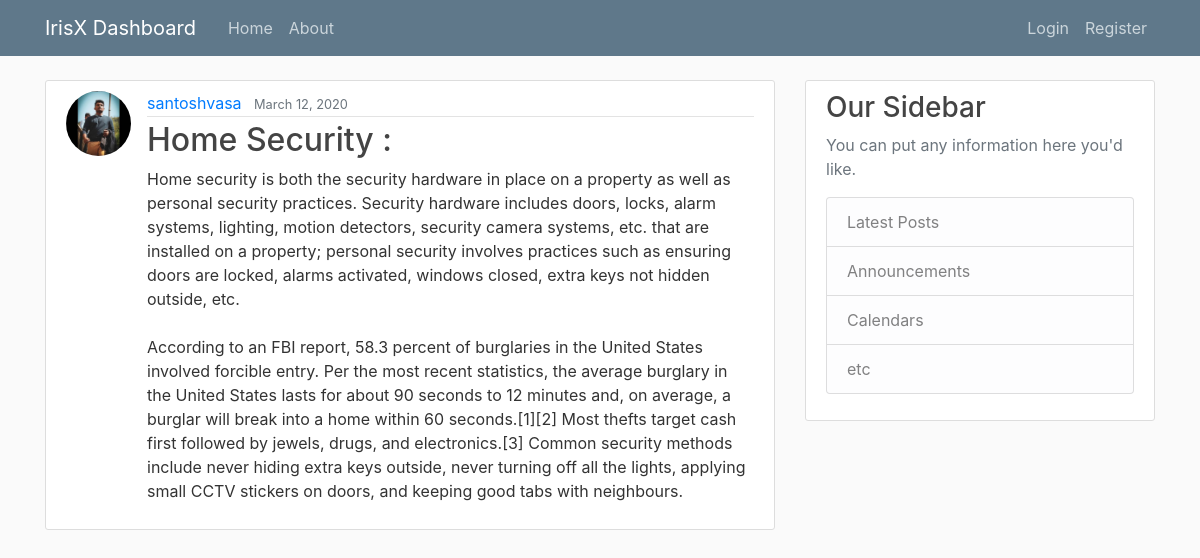
The app's page /post/1/ with its own data.
### blog/models.py (models this page shows, shortened)
class Post(models.Model):
    title = models.CharField(max_length=100)
    content = models.TextField()
    date_posted = models.DateTimeField(default=timezone.now)
    author = models.ForeignKey(User, on_delete=models.CASCADE)

### users/models.py (models this page shows, shortened)
class Profile(models.Model):
    user = models.OneToOneField(User, on_delete=models.CASCADE)
    image = models.ImageField(default='default.jpg', upload_to='profile_pics')

### blog/views.py (the view)
# urls.py: path('post/<int:pk>/', PostDetailView.as_view(), name='post-detail'),
class PostDetailView(DetailView):
    model = Post

### blog/templates/blog/post_detail.html (shortened to what this page needs)
{% extends "blog/base.html" %}
{% block content %}
      <article class="media content-section">
        <img class="rounded-circle article-img" src = "{{ object.author.profile.image.url }}">
        <div class="media-body">
          <div class="article-metadata">
            <a class="mr-2" href="{% url 'user-posts' object.author.username %}">{{ object.author }}</a>
            <small class="text-muted">{{ object.date_posted | date:"F d, Y" }}</small>
          </div>
          <h2>{{ object.title }}</h2>
          <p class="article-content">{{ object.content }}</p>
        </div>
      </article>
{% endblock content %}

### blog/static/blog/main.css (style rules this page uses)
body { background: #fafafa; color: #333333; margin-top: 5rem; }
h1, h2, h3, h4, h5, h6 { color: #444444; }
.content-section { background: #ffffff; padding: 10px 20px; border: 1px solid #dddddd; border-radius: 3px; margin-bottom: 20px; }
.article-content { white-space: pre-line; }
.article-img { height: 65px; width: 65px; margin-right: 16px; }
.article-metadata { padding-bottom: 1px; margin-bottom: 4px; border-bottom: 1px solid #e3e3e3 }

### records on screen
Post: author.profile.image (picture), author "santoshvasa", date_posted "March 12, 2020", title "Home Security :", content "Home security is both the security hardware in place on a property as well as personal security practices. Security hardware includes doors, locks, alarm systems, lighting, motion detectors, security camera systems, etc. that are installed on a property; personal security involves practices such as ensuring doors are locked, alarms activated, windows closed, extra keys not hidden outside, etc. According to an FBI report, 58.3 percent of burglaries in the United States involved forcible entry. Per the most recent statistics, the average burglary in the United States lasts for about 90 seconds to 12 minutes and, on average, a burglar will break into a home within 60 seconds.[1][2] Most thefts…"
